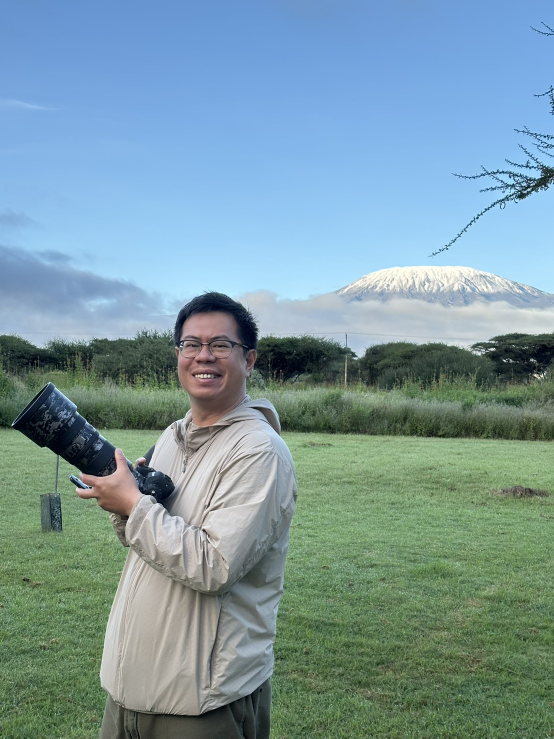
#> input picture artifacts/speaker-photos/張書元.jpg, 1108 x 1477 px, found by its file name (shown at 1/2 size)
$ python _export-speakers-for-upload.py
#> lines starting #> are read from the running program, lines starting #| are printed output that depends on the picture
# -*- coding: utf-8 -*-
"""從 NAS 匯出主講人 4:5 人像，供上傳官網後台。"""
from pathlib import Path
from PIL import Image

NAS = Path(r'\\192.168.3.3\【行程總彙】\9-2.行銷文宣簡報\8.季刊\領隊照片')
OUT = Path(r'd:\GITHUB_2\講座活動頁\artifacts\speakers-upload')
OUT.mkdir(parents=True, exist_ok=True)

TARGET_W, TARGET_H = 480, 600  # 上傳用較清楚，官網再縮即可
JPEG_QUALITY = 85

# (顯示名, 輸出檔名, NAS 候選檔, crop box left/top/right/bottom ratios)
JOBS = [
    ('張書元', 'zhang-shuyuan.jpg', ['張書元.jpg', '張書元2.jpg'], (0.15, 0.05, 0.85, 0.85)),
    ('許家樸', 'xu-jiapu.jpg', ['家樸 (2).jpg', '許家樸 (1).jpg'], (0.20, 0.05, 0.85, 0.80)),
    ('謝其峻', 'xie-qijun.jpg', ['謝其峻.jpg'], (0.15, 0.00, 0.85, 0.70)),
    ('林芮杋', 'lin-ruifan.jpg', ['林芮杋.jpg'], (0.35, 0.05, 1.0, 0.72)),
    ('郭厚璋', 'guo-houzhang.jpg', ['郭厚璋.jpg'], (0.30, 0.05, 1.0, 0.75)),
    ('耿曼綸', 'geng-manlun.jpg', ['耿曼綸.jpg'], (0.20, 0.55, 0.80, 1.0)),
    ('張文譯', 'zhang-wenyi.jpg', ['張文譯.JPG', '張文譯2.jpg'], (0.20, 0.05, 0.80, 0.75)),
    ('蔡孟谷', 'cai-menggu.jpg', ['蔡孟谷.jpg'], (0.20, 0.05, 0.80, 0.80)),
    ('曾文駿（JJ）', 'zeng-wenjun.jpg', ['JJ.png'], (0.15, 0.05, 0.85, 0.85)),
    ('馬筠家', 'ma-yunjia.jpg', ['馬筠家 1.jpg', '馬筠家 2.jpg'], (0.20, 0.05, 0.80, 0.80)),
    ('曾玟娸（VICKY）', 'zeng-wenqi.jpg', ['Monica.jpg', 'Monica-2.jpg', 'Monica-3.jpg'], (0.20, 0.05, 0.80, 0.80)),
    ('劉軒綸', 'liu-xuanlun.jpg', ['劉軒綸 (2).jpg', '劉軒綸 (1).JPG'], (0.20, 0.05, 0.80, 0.80)),
    ('呂適仲（Jack）', 'lu-shizhong.jpg', ['呂適仲 (2).JPEG', '呂適仲 (1).JPEG', '呂適仲 (3).jpg'], (0.20, 0.05, 0.80, 0.80)),
    ('陳姸方', 'chen-yanfang.jpg', ['陳妍方.jpg', '陳妍方03.jpg'], (0.20, 0.05, 0.80, 0.80)),
    # 以下 NAS 可能無完全同名
    ('李小萍', 'li-xiaoping.jpg', ['李小萍.jpg', '李小萍.png'], (0.20, 0.05, 0.80, 0.80)),
    ('徐維閔', 'xu-weimin.jpg', ['徐維閔.jpg', '徐維閔.png', '徐儀瑄.jpg'], (0.20, 0.05, 0.80, 0.80)),
]


def crop_box(img: Image.Image, left_r, top_r, right_r, bottom_r) -> Image.Image:
#> called with left_r = 0.15, top_r = 0.05, right_r = 0.85, bottom_r = 0.85
    w, h = img.size
#> w = 1108; h = 1477
    box = (int(left_r * w), int(top_r * h), int(right_r * w), int(bottom_r * h))
#> box = (166, 73, 941, 1255)
    cropped = img.convert('RGB').crop(box)
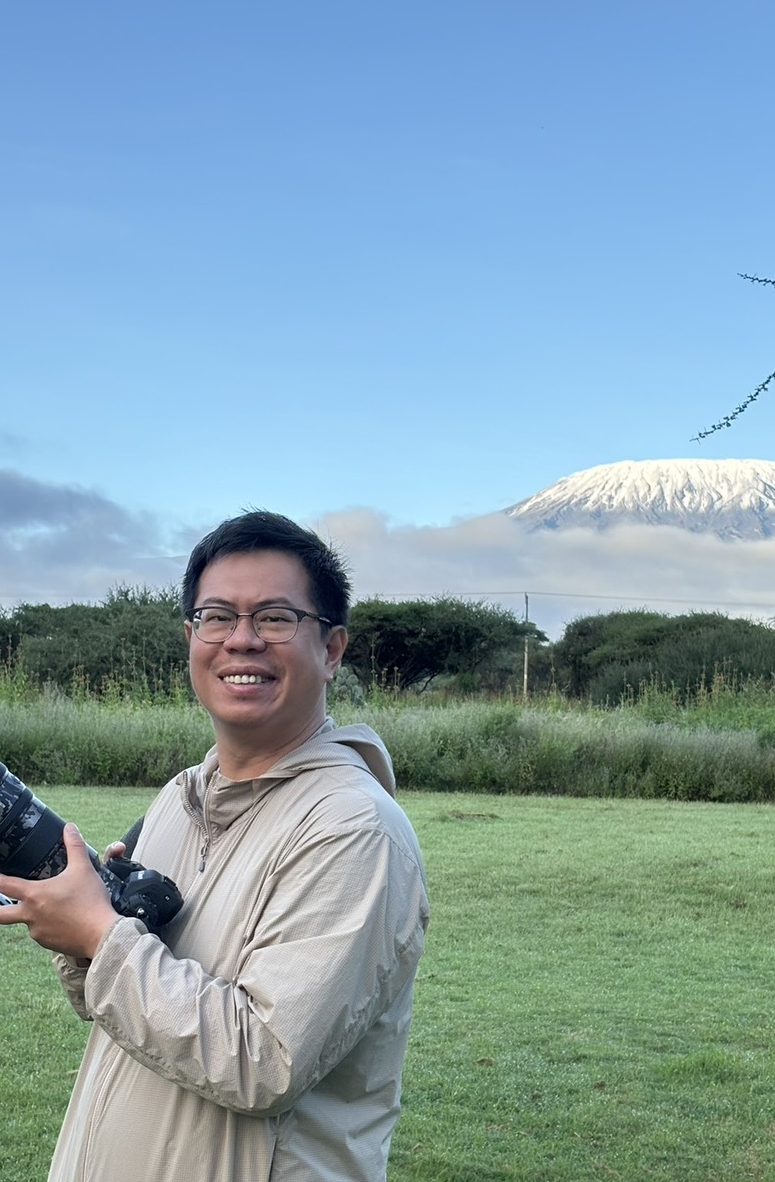
#> cropped: PIL image 775x1182 RGB; mean R, G, B 131.6, 161, 172.7
    cw, ch = cropped.size
#> cw = 775; ch = 1182
    ratio = TARGET_W / TARGET_H
    if cw / ch > ratio:
        nw = int(ch * ratio)
        x0 = (cw - nw) // 2
        cropped = cropped.crop((x0, 0, x0 + nw, ch))
    else:
        nh = int(cw / ratio)
#> nh = 968
        y0 = max(0, (ch - nh) // 5)
#> y0 = 42
        cropped = cropped.crop((0, y0, cw, y0 + nh))
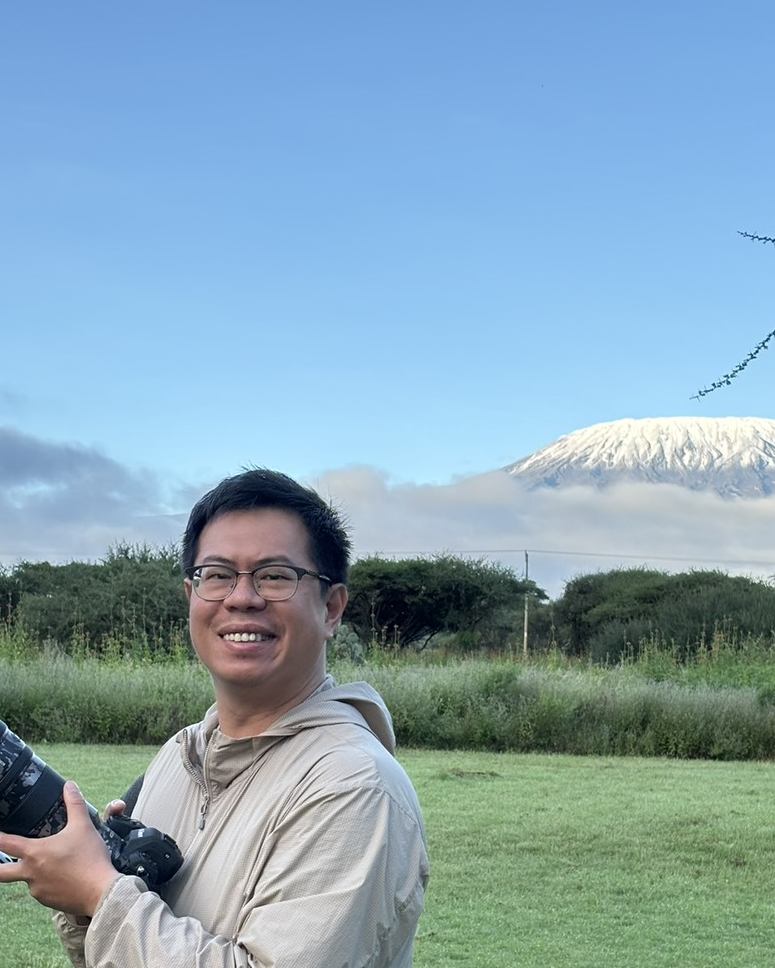
#> cropped: PIL image 775x968 RGB; mean R, G, B 134, 164.6, 180.8
    return cropped.resize((TARGET_W, TARGET_H), Image.Resampling.LANCZOS)


lines = ['# 主講人上傳清單（來源：NAS 領隊照片）', '']
ok = []
missing = []

for label, out_name, candidates, box in JOBS:
    src = next((NAS / n for n in candidates if (NAS / n).exists()), None)
    if not src:
        missing.append(label)
        lines.append(f'- ✗ **{label}** → 找不到：{", ".join(candidates)}')
        continue
    portrait = crop_box(Image.open(src), *box)
    dest = OUT / out_name
    portrait.save(dest, 'JPEG', quality=JPEG_QUALITY, optimize=True)
    ok.append(label)
    lines.append(
#> (the run stopped early here; a loop or call above may not have finished)

$ run again, with artifacts/speaker-photos/wang-qiuping.jpg copied over artifacts/speaker-photos/張書元.jpg
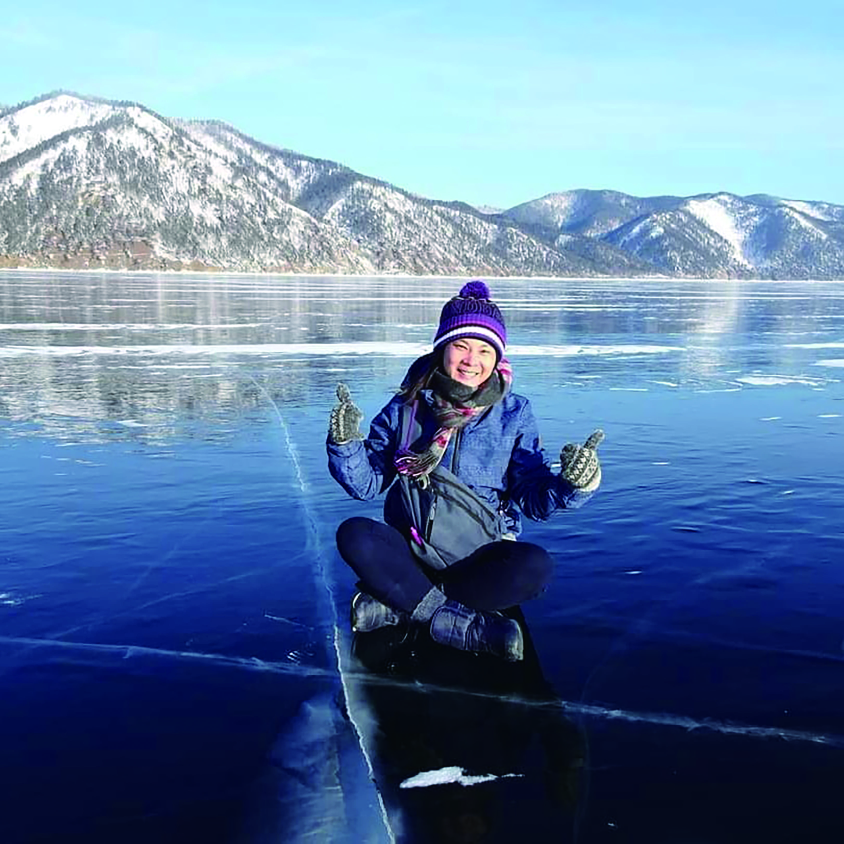
#> input picture artifacts/speaker-photos/wang-qiuping.jpg, 3375 x 3375 px, found by its file name (shown at 1/4 size)
#> w = 3375
#> box = (506, 168, 2868, 2868)
#> in crop_box, `cropped = img.convert('RGB').crop(box)`:
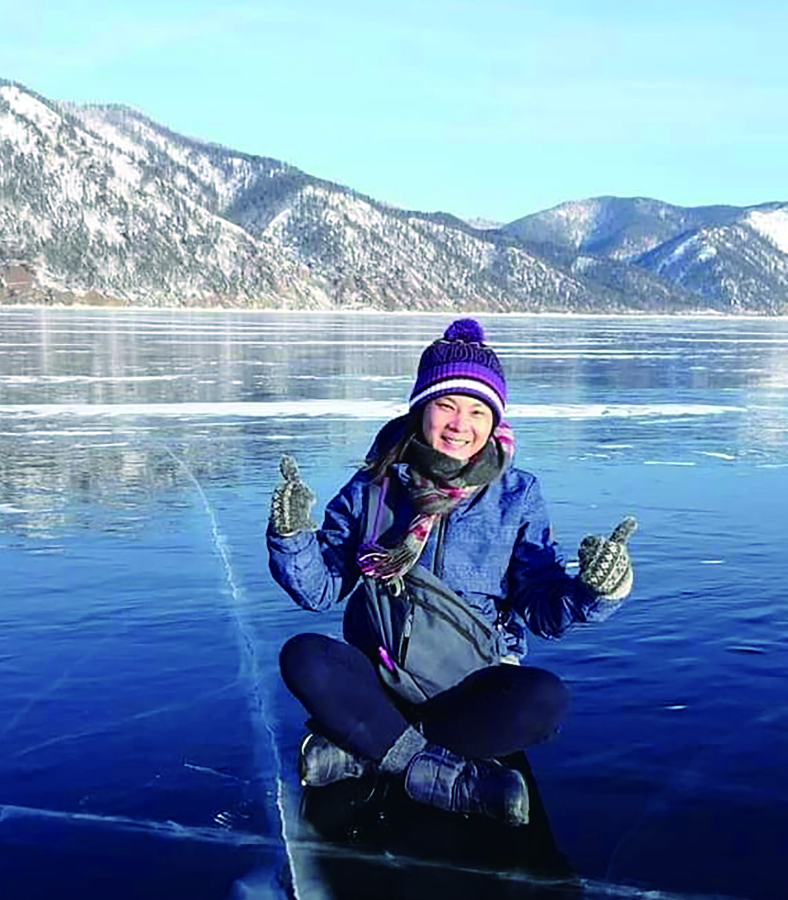
#> cropped: PIL image 2362x2700 RGB (shown at 1/3 size); mean R, G, B 109.1, 139.9, 174.7
#> in crop_box, `return cropped.resize((TARGET_W, TARGET_H), Image.Resampling.LANCZOS)`:
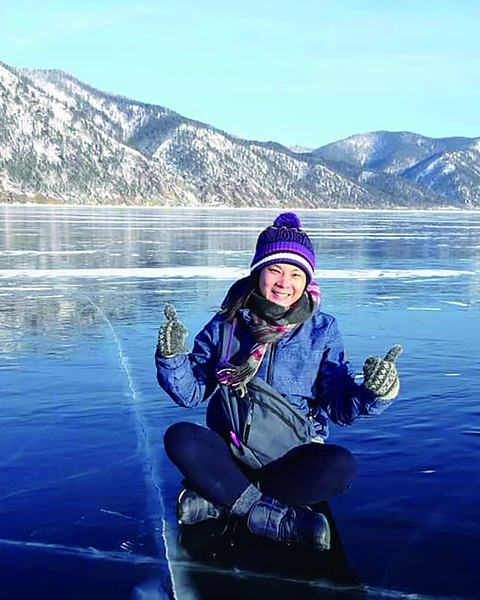
#> returned value: PIL image 480x600 RGB; mean R, G, B 108.6, 139.3, 173.8

$ run again, with artifacts/speaker-photos/劉軒綸.jpg copied over artifacts/speaker-photos/張書元.jpg
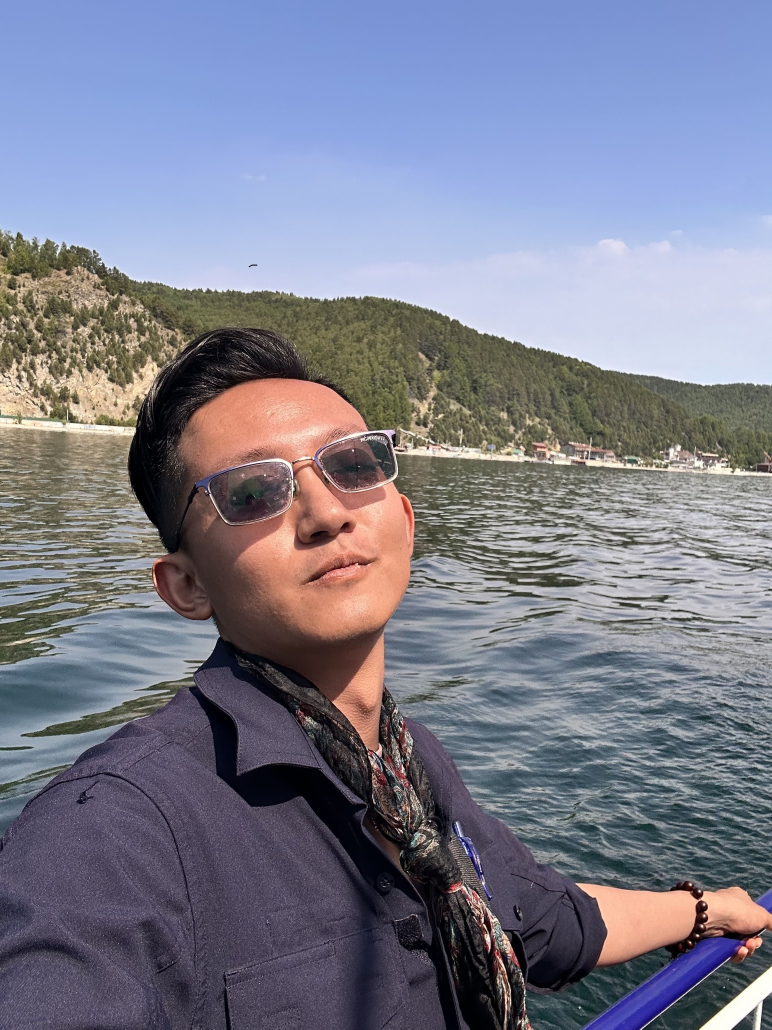
#> input picture artifacts/speaker-photos/劉軒綸.jpg, 2316 x 3088 px, found by its file name (shown at 1/3 size)
#> w = 2316; h = 3088
#> box = (347, 154, 1968, 2624)
#> in crop_box, `cropped = img.convert('RGB').crop(box)`:
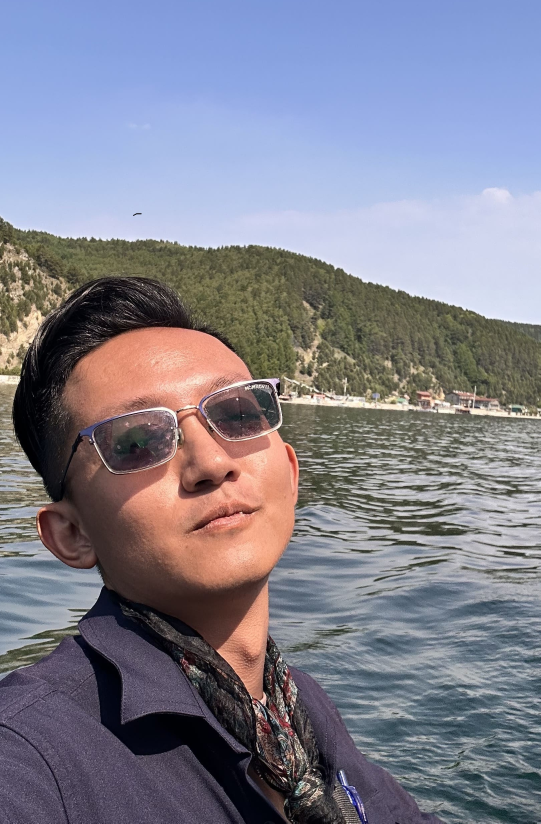
#> cropped: PIL image 1621x2470 RGB (shown at 1/3 size); mean R, G, B 129.5, 128.7, 142.3
#> in crop_box, `return cropped.resize((TARGET_W, TARGET_H), Image.Resampling.LANCZOS)`:
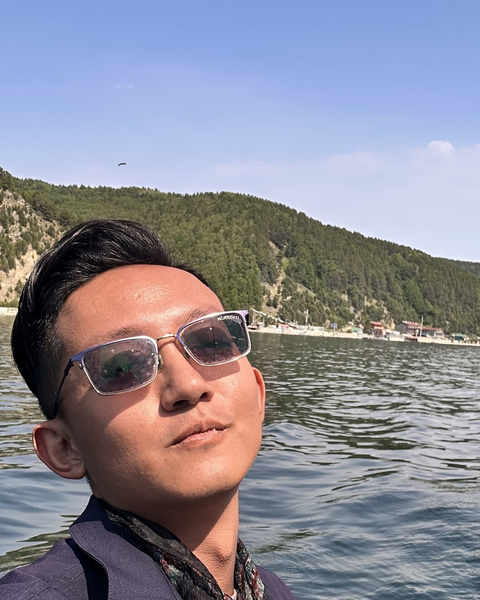
#> returned value: PIL image 480x600 RGB; mean R, G, B 139, 137.1, 148.6
